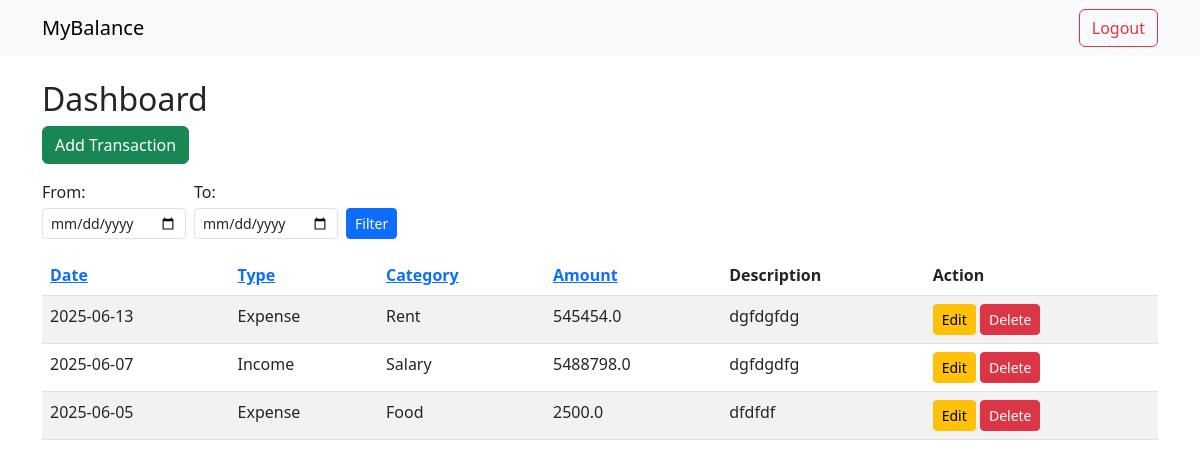
The page /dashboard (signed in) on the database as committed earlier.
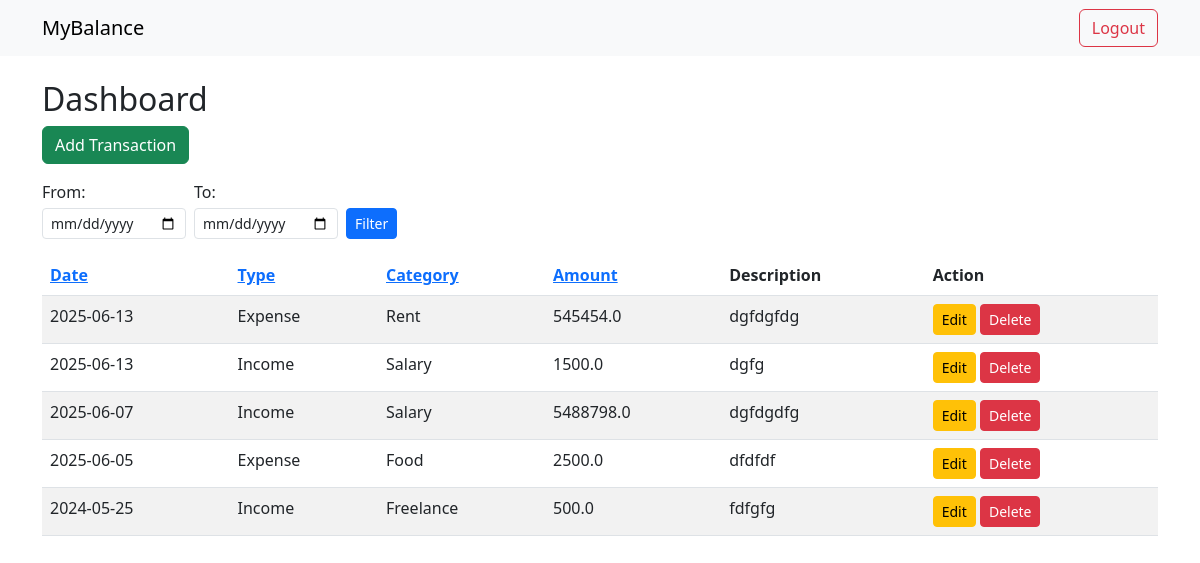
The same page on the database as committed later.
### tables this page shows
CREATE TABLE transactions (
              id INTEGER PRIMARY KEY AUTOINCREMENT,
              user_id INTEGER,
              date TEXT,
              type TEXT,
              category TEXT,
              amount REAL,
              description TEXT,
              FOREIGN KEY(user_id) REFERENCES users(id)
              );

### app.py (the view)
@app.route('/dashboard')
def dashboard():
        if 'user_id' not in session:
            return redirect(url_for('login'))
        sort_by=request.args.get('sort_by','date')
        order=request.args.get('order','desc')
        if sort_by not in ['date','type','amount', 'category']:
             sort_by='date'
        if order not in ['asc', 'desc']:
             order='desc'
        date_from=request.args.get('from')
        date_to=request.args.get('to')
        query='''
            SELECT id, date, type, category, amount, description
            FROM transactions
            WHERE user_id=?
        '''
        params=[session['user_id']]
        if date_from:
             query+=" AND date>=?"
             params.append(date_from)
        if date_to:
             query+=" AND date<=?"
             params.append(date_to)
        query+= f"ORDER BY {sort_by} {order}"
        conn=get_db_conn()
        c=conn.cursor()
        c.execute(query, tuple(params))
        transactions=c.fetchall()
        conn.close()
        return render_template('dashboard.html', transactions=transactions, sort_by=sort_by, order=order, date_from=date_from, date_to=date_to)

### app.py (called while the page is built)
def get_db_conn():
     conn=sqlite3.connect(DATABASE)
     conn.row_factory=sqlite3.Row
     return conn

### templates/dashboard.html (shortened to what this page needs)
{% extends 'base.html' %}
{% block content %}
<h2>Dashboard</h2>
<a href="{{ url_for('add') }}" class="btn btn-success mb-3">Add Transaction</a>
<form method="get" class="d-flex align-items-end gap-2 mb-3" style="flex-wrap: wrap; max-width: 600px;">
    <div class="col-auto">
        <label for="from" class="form-label mb-1">From:</label>
        <input type="date" name="from" id="from" class="form-control form-control-sm" value="{{ date_from or ''}}">
    </div>
    <div class="col-auto">
        <label for="to" class="form-label mb-1">To:</label>
        <input type="date" name="to" id="to" class="form-control form-control-sm" value="{{ date_to or ''}}">
    </div>
    <div class="col-auto">
        <button type="submit" class="btn btn-sm btn-primary">Filter</button>
    </div>
</form>
<table class="table table-striped">
    <thead>
        <tr>
            <th><a href="{{ url_for('dashboard',sort_by='date', order='asc' if sort_by!='date' or order=='desc' else 'desc' ) }}">Date</a></th>
            <th><a href="{{ url_for('dashboard', sort_by='type', order='asc' if sort_by!='type' or order=='desc' else 'desc')}}">Type</a></th>
            <th><a href="{{ url_for ('dashboard', sort_by='category', order='asc' if sort_by!='category' or order=='desc' else 'desc')}}">Category</a></th>
            <th><a href ="{{ url_for('dashboard', sort_by='amount', order='asc' if sort_by!='amount' or order=='desc' else 'desc')}}">Amount</a></th>
            <th>Description</th>
            <th>Action</th>
        </tr>
    </thead>
    <tbody>
        {% for t in transactions %}
        <tr>
            <td>{{ t['date'] }}</td>
            <td>{{ t['type'] }}</td>
            <td>{{ t['category'] }}</td>
            <td>{{ t['amount'] }}</td>
            <td>{{ t['description'] }}</td>
            <td >
                <a href="{{url_for('amend', id=t['id'])}}" class="btn btn-sm btn-warning">Edit</a>
                <a href="{{ url_for('confirm_delete', id=t['id'])}}" class="btn btn-sm btn-danger">Delete</a>
            </td>
        </tr>
        {% endfor %}
    </tbody>
</table>
{% endblock %}

### templates/base.html (shortened to what this page needs)
<!doctype html>
<html lang="en">
<head>
    <link href="https://cdn.jsdelivr.net/npm/bootstrap@5.3.0/dist/css/bootstrap.min.css" rel="stylesheet">
</head>
<body>
<nav class="navbar navbar-expand-lg navbar-light bg-light mb-4">
    <div class="container">
        <a class="navbar-brand" href="{{ url_for('home') }}">MyBalance</a>
        <div>
            {% if 'user_id' in session %}
                <a class="btn btn-outline-danger" href="{{ url_for('logout') }}">Logout</a>
            {% else %}
                <a class="btn btn-outline-primary" href="{{ url_for('login') }}">Login</a>
                <a class="btn btn-outline-success" href="{{ url_for('register') }}">Register</a>
            {% endif %}
        </div>
    </div>
</nav>
<div class="container">
    {% block content %}{% endblock %}
</div>
</body>
</html>

Rows that differ between the two databases and show on the page:
added transactions: date "2025-06-13", type "Income", category "Salary", amount "1500.0", description "dgfg"
added transactions: date "2024-05-25", type "Income", category "Freelance", amount "500.0", description "fdfgfg"
